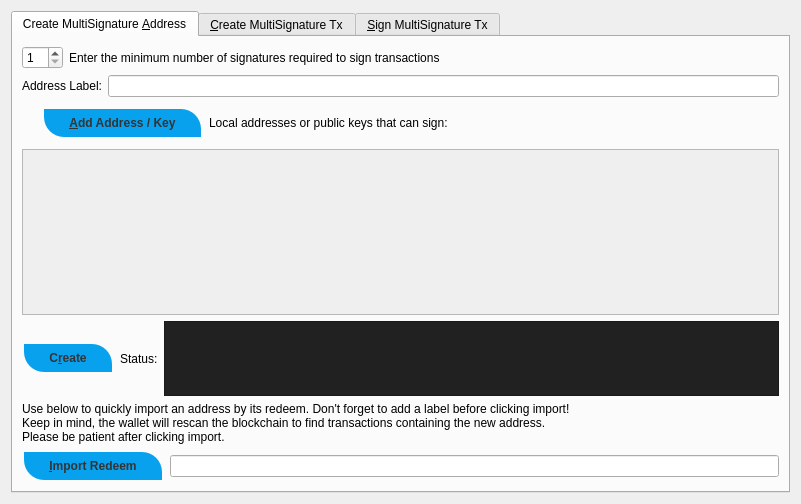
<?xml version="1.0" encoding="UTF-8"?>
<ui version="4.0">
 <class>MultisigDialog</class>
 <widget class="QDialog" name="MultisigDialog">
  <property name="geometry">
   <rect>
    <x>0</x>
    <y>0</y>
    <width>801</width>
    <height>504</height>
   </rect>
  </property>
  <property name="sizePolicy">
   <sizepolicy hsizetype="Fixed" vsizetype="Fixed">
    <horstretch>0</horstretch>
    <verstretch>0</verstretch>
   </sizepolicy>
  </property>
  <property name="windowTitle">
   <string>Multisignature Address Interactions</string>
  </property>
  <layout class="QVBoxLayout" name="verticalLayout_8">
   <item>
    <widget class="QTabWidget" name="multisigTabWidget">
     <property name="styleSheet">
      <string notr="true">QScrollArea{border: 1px solid #5b4c7c;}
QFrame{background-color:#f2f0f0;}
QLabel{background-color:#ffffff;}
QFrame &gt; QLabel{background-color:#f2f0f0;}</string>
     </property>
     <property name="tabShape">
      <enum>QTabWidget::Rounded</enum>
     </property>
     <property name="currentIndex">
      <number>0</number>
     </property>
     <property name="elideMode">
      <enum>Qt::ElideNone</enum>
     </property>
     <property name="documentMode">
      <bool>false</bool>
     </property>
     <property name="tabsClosable">
      <bool>false</bool>
     </property>
     <property name="tabBarAutoHide">
      <bool>false</bool>
     </property>
     <widget class="QWidget" name="addMultisigTab">
      <property name="sizePolicy">
       <sizepolicy hsizetype="Minimum" vsizetype="Minimum">
        <horstretch>0</horstretch>
        <verstretch>0</verstretch>
       </sizepolicy>
      </property>
      <attribute name="title">
       <string>Create MultiSignature &amp;Address</string>
      </attribute>
      <layout class="QVBoxLayout" name="verticalLayout">
       <item>
        <layout class="QHBoxLayout" name="enterMLayout">
         <item>
          <widget class="QSpinBox" name="enterMSpinbox">
           <property name="sizePolicy">
            <sizepolicy hsizetype="Fixed" vsizetype="Fixed">
             <horstretch>0</horstretch>
             <verstretch>0</verstretch>
            </sizepolicy>
           </property>
           <property name="toolTip">
            <string>How many people must sign to verify a transaction</string>
           </property>
           <property name="minimum">
            <number>1</number>
           </property>
           <property name="maximum">
            <number>16</number>
           </property>
           <property name="value">
            <number>1</number>
           </property>
          </widget>
         </item>
         <item>
          <widget class="QLabel" name="enterMLabel">
           <property name="styleSheet">
            <string notr="true">background:transparent;</string>
           </property>
           <property name="text">
            <string>Enter the minimum number of signatures required to sign transactions</string>
           </property>
          </widget>
         </item>
        </layout>
       </item>
       <item>
        <layout class="QHBoxLayout" name="addressLabelLayout">
         <item>
          <widget class="QLabel" name="addressLableLabel">
           <property name="styleSheet">
            <string notr="true">background:transparent;
</string>
           </property>
           <property name="text">
            <string>Address Label:</string>
           </property>
          </widget>
         </item>
         <item>
          <widget class="QLineEdit" name="multisigAddressLabel"/>
         </item>
        </layout>
       </item>
       <item>
        <layout class="QHBoxLayout" name="addAddressLayout">
         <item>
          <spacer name="verticalSpacer">
           <property name="orientation">
            <enum>Qt::Vertical</enum>
           </property>
           <property name="sizeType">
            <enum>QSizePolicy::Minimum</enum>
           </property>
           <property name="sizeHint" stdset="0">
            <size>
             <width>20</width>
             <height>40</height>
            </size>
           </property>
          </spacer>
         </item>
         <item>
          <widget class="QPushButton" name="addAddressButton">
           <property name="toolTip">
            <string>Add another address that could sign to verify a transaction from the multisig address.</string>
           </property>
           <property name="styleSheet">
            <string notr="true"> .QPushButton {
  background-color: #07a1ee;
	border: 0;
	color:#333;
	font-size:12px;
	font-weight:bold;
	padding-left:25px;
	padding-right:25px;
	padding-top:1px;
	padding-bottom:1px;
	height: 26px;
	margin: 2px;
	border-top-right-radius: 20px;
	border-bottom-left-radius: 20px;
}


 .QPushButton:hover {
background-color: #078bbc;
}

 .QPushButton:pressed{
background-color: #09D9B7;
	border:1px solid #333333;
}
</string>
           </property>
           <property name="text">
            <string>&amp;Add Address / Key</string>
           </property>
           <property name="icon">
            <iconset resource="../insurance.qrc">
             <normaloff>:/icons/add</normaloff>:/icons/add</iconset>
           </property>
           <property name="autoDefault">
            <bool>false</bool>
           </property>
          </widget>
         </item>
         <item>
          <widget class="QLabel" name="addAddressLabel">
           <property name="sizePolicy">
            <sizepolicy hsizetype="Preferred" vsizetype="Fixed">
             <horstretch>0</horstretch>
             <verstretch>0</verstretch>
            </sizepolicy>
           </property>
           <property name="styleSheet">
            <string notr="true">background:transparent;</string>
           </property>
           <property name="text">
            <string>Local addresses or public keys that can sign:</string>
           </property>
          </widget>
         </item>
         <item>
          <spacer name="addAddressSpacer_2">
           <property name="orientation">
            <enum>Qt::Horizontal</enum>
           </property>
           <property name="sizeHint" stdset="0">
            <size>
             <width>40</width>
             <height>10</height>
            </size>
           </property>
          </spacer>
         </item>
        </layout>
       </item>
       <item>
        <widget class="QScrollArea" name="addAddressScrollArea">
         <property name="sizePolicy">
          <sizepolicy hsizetype="Preferred" vsizetype="Expanding">
           <horstretch>0</horstretch>
           <verstretch>0</verstretch>
          </sizepolicy>
         </property>
         <property name="widgetResizable">
          <bool>true</bool>
         </property>
         <widget class="QWidget" name="addAddressWidget">
          <property name="geometry">
           <rect>
            <x>0</x>
            <y>0</y>
            <width>759</width>
            <height>155</height>
           </rect>
          </property>
          <layout class="QVBoxLayout" name="verticalLayout_5">
           <item>
            <layout class="QVBoxLayout" name="addressList"/>
           </item>
          </layout>
         </widget>
        </widget>
       </item>
       <item>
        <layout class="QHBoxLayout" name="addMultisigLayout">
         <item>
          <widget class="QPushButton" name="addMultisigButton">
           <property name="sizePolicy">
            <sizepolicy hsizetype="Preferred" vsizetype="Fixed">
             <horstretch>0</horstretch>
             <verstretch>0</verstretch>
            </sizepolicy>
           </property>
           <property name="toolTip">
            <string>Create a new multisig address</string>
           </property>
           <property name="toolTipDuration">
            <number>-3</number>
           </property>
           <property name="styleSheet">
            <string notr="true"> .QPushButton {
  background-color: #07a1ee;
	border: 0;
	color:#333;
	font-size:12px;
	font-weight:bold;
	padding-left:25px;
	padding-right:25px;
	padding-top:1px;
	padding-bottom:1px;
	height: 26px;
	margin: 2px;
	border-top-right-radius: 20px;
	border-bottom-left-radius: 20px;
}


 .QPushButton:hover {
background-color: #078bbc;
}

 .QPushButton:pressed{
background-color: #09D9B7;
	border:1px solid #333333;
}
</string>
           </property>
           <property name="text">
            <string>C&amp;reate</string>
           </property>
           <property name="icon">
            <iconset resource="../insurance.qrc">
             <normaloff>:/icons/filesave</normaloff>:/icons/filesave</iconset>
           </property>
           <property name="autoDefault">
            <bool>false</bool>
           </property>
          </widget>
         </item>
         <item>
          <widget class="QLabel" name="label">
           <property name="styleSheet">
            <string notr="true">background:transparent;</string>
           </property>
           <property name="text">
            <string>Status:</string>
           </property>
          </widget>
         </item>
         <item>
          <widget class="QTextEdit" name="addMultisigStatus">
           <property name="sizePolicy">
            <sizepolicy hsizetype="Expanding" vsizetype="Fixed">
             <horstretch>0</horstretch>
             <verstretch>0</verstretch>
            </sizepolicy>
           </property>
           <property name="maximumSize">
            <size>
             <width>16777215</width>
             <height>75</height>
            </size>
           </property>
           <property name="styleSheet">
            <string notr="true">	background-color: #212121;</string>
           </property>
           <property name="readOnly">
            <bool>true</bool>
           </property>
           <property name="textInteractionFlags">
            <set>Qt::TextSelectableByKeyboard|Qt::TextSelectableByMouse</set>
           </property>
          </widget>
         </item>
        </layout>
       </item>
       <item>
        <widget class="QLabel" name="label_2">
         <property name="sizePolicy">
          <sizepolicy hsizetype="Preferred" vsizetype="Preferred">
           <horstretch>0</horstretch>
           <verstretch>0</verstretch>
          </sizepolicy>
         </property>
         <property name="styleSheet">
          <string notr="true">background:transparent;</string>
         </property>
         <property name="text">
          <string>Use below to quickly import an address by its redeem. Don't forget to add a label before clicking import!
Keep in mind, the wallet will rescan the blockchain to find transactions containing the new address.
Please be patient after clicking import.</string>
         </property>
         <property name="scaledContents">
          <bool>false</bool>
         </property>
         <property name="wordWrap">
          <bool>true</bool>
         </property>
        </widget>
       </item>
       <item>
        <layout class="QHBoxLayout" name="importLayout">
         <item>
          <widget class="QPushButton" name="importAddressButton">
           <property name="sizePolicy">
            <sizepolicy hsizetype="Fixed" vsizetype="Fixed">
             <horstretch>0</horstretch>
             <verstretch>0</verstretch>
            </sizepolicy>
           </property>
           <property name="styleSheet">
            <string notr="true"> .QPushButton {
  background-color: #07a1ee;
	border: 0;
	color:#333;
	font-size:12px;
	font-weight:bold;
	padding-left:25px;
	padding-right:25px;
	padding-top:1px;
	padding-bottom:1px;
	height: 26px;
	margin: 2px;
	border-top-right-radius: 20px;
	border-bottom-left-radius: 20px;
}


 .QPushButton:hover {
background-color: #078bbc;
}

 .QPushButton:pressed{
background-color: #09D9B7;
	border:1px solid #333333;
}
</string>
           </property>
           <property name="text">
            <string>&amp;Import Redeem</string>
           </property>
           <property name="icon">
            <iconset resource="../insurance.qrc">
             <normaloff>:/icons/receiving_addresses</normaloff>:/icons/receiving_addresses</iconset>
           </property>
          </widget>
         </item>
         <item>
          <widget class="QLineEdit" name="importRedeem">
           <property name="sizePolicy">
            <sizepolicy hsizetype="Preferred" vsizetype="Fixed">
             <horstretch>0</horstretch>
             <verstretch>0</verstretch>
            </sizepolicy>
           </property>
          </widget>
         </item>
        </layout>
       </item>
      </layout>
     </widget>
     <widget class="QWidget" name="createTransactionTab">
      <attribute name="title">
       <string>&amp;Create MultiSignature Tx</string>
      </attribute>
      <layout class="QVBoxLayout" name="verticalLayout_3">
       <item>
        <layout class="QHBoxLayout" name="horizontalLayout_2">
         <item>
          <layout class="QVBoxLayout" name="createTxLayout">
           <item>
            <layout class="QHBoxLayout" name="addTxInputLayout">
             <item>
              <widget class="QLabel" name="addTxInputLabel">
               <property name="sizePolicy">
                <sizepolicy hsizetype="Fixed" vsizetype="Preferred">
                 <horstretch>0</horstretch>
                 <verstretch>0</verstretch>
                </sizepolicy>
               </property>
               <property name="styleSheet">
                <string notr="true">background:transparent;
</string>
               </property>
               <property name="text">
                <string>Inputs:</string>
               </property>
              </widget>
             </item>
             <item>
              <widget class="QPushButton" name="pushButtonCoinControl">
               <property name="sizePolicy">
                <sizepolicy hsizetype="Preferred" vsizetype="Fixed">
                 <horstretch>0</horstretch>
                 <verstretch>0</verstretch>
                </sizepolicy>
               </property>
               <property name="styleSheet">
                <string notr="true"> .QPushButton {
  background-color: #07a1ee;
	border: 0;
	color:#333;
	font-size:12px;
	font-weight:bold;
	padding-left:25px;
	padding-right:25px;
	padding-top:1px;
	padding-bottom:1px;
	height: 26px;
	margin: 2px;
	border-top-right-radius: 20px;
	border-bottom-left-radius: 20px;
}


 .QPushButton:hover {
background-color: #078bbc;
}

 .QPushButton:pressed{
background-color: #09D9B7;
	border:1px solid #333333;
}
</string>
               </property>
               <property name="text">
                <string>Coin Control</string>
               </property>
              </widget>
             </item>
             <item>
              <layout class="QFormLayout" name="formLayout_2">
               <property name="rightMargin">
                <number>10</number>
               </property>
               <item row="0" column="0">
                <widget class="QLabel" name="labelQuantity">
                 <property name="styleSheet">
                  <string notr="true">background:transparent;
</string>
                 </property>
                 <property name="text">
                  <string>Quantity Selected:</string>
                 </property>
                </widget>
               </item>
               <item row="0" column="1">
                <widget class="QLabel" name="labelQuantity_int">
                 <property name="styleSheet">
                  <string notr="true">background:transparent;
</string>
                 </property>
                 <property name="text">
                  <string>0</string>
                 </property>
                </widget>
               </item>
               <item row="1" column="0">
                <widget class="QLabel" name="labelAmount">
                 <property name="styleSheet">
                  <string notr="true">background:transparent;
</string>
                 </property>
                 <property name="text">
                  <string>Amount:</string>
                 </property>
                </widget>
               </item>
               <item row="1" column="1">
                <widget class="QLabel" name="labelAmount_int">
                 <property name="styleSheet">
                  <string notr="true">background:transparent;
</string>
                 </property>
                 <property name="text">
                  <string>0</string>
                 </property>
                </widget>
               </item>
              </layout>
             </item>
             <item>
              <widget class="QPushButton" name="addInputButton">
               <property name="sizePolicy">
                <sizepolicy hsizetype="Preferred" vsizetype="Fixed">
                 <horstretch>0</horstretch>
                 <verstretch>0</verstretch>
                </sizepolicy>
               </property>
               <property name="toolTip">
                <string>Add an input to fund the outputs</string>
               </property>
               <property name="styleSheet">
                <string notr="true"> .QPushButton {
  background-color: #07a1ee;
	border: 0;
	color:#333;
	font-size:12px;
	font-weight:bold;
	padding-left:25px;
	padding-right:25px;
	padding-top:1px;
	padding-bottom:1px;
	height: 26px;
	margin: 2px;
	border-top-right-radius: 20px;
	border-bottom-left-radius: 20px;
}


 .QPushButton:hover {
background-color: #078bbc;
}

 .QPushButton:pressed{
background-color: #09D9B7;
	border:1px solid #333333;
}
</string>
               </property>
               <property name="text">
                <string>Add a Raw Input</string>
               </property>
               <property name="icon">
                <iconset resource="../insurance.qrc">
                 <normaloff>:/css/default</normaloff>:/css/default</iconset>
               </property>
              </widget>
             </item>
            </layout>
           </item>
           <item>
            <widget class="QScrollArea" name="txInputsScrollArea">
             <property name="sizePolicy">
              <sizepolicy hsizetype="Preferred" vsizetype="Expanding">
               <horstretch>0</horstretch>
               <verstretch>0</verstretch>
              </sizepolicy>
             </property>
             <property name="widgetResizable">
              <bool>true</bool>
             </property>
             <widget class="QWidget" name="txInputsWidget">
              <property name="geometry">
               <rect>
                <x>0</x>
                <y>0</y>
                <width>747</width>
                <height>70</height>
               </rect>
              </property>
              <layout class="QVBoxLayout" name="verticalLayout_7">
               <item>
                <layout class="QVBoxLayout" name="inputsList"/>
               </item>
               <item>
                <spacer name="txInputsSpacer">
                 <property name="orientation">
                  <enum>Qt::Vertical</enum>
                 </property>
                 <property name="sizeHint" stdset="0">
                  <size>
                   <width>20</width>
                   <height>40</height>
                  </size>
                 </property>
                </spacer>
               </item>
              </layout>
             </widget>
            </widget>
           </item>
           <item>
            <layout class="QHBoxLayout" name="addDestinationLayout">
             <item>
              <widget class="QLabel" name="addDestinationLabel">
               <property name="styleSheet">
                <string notr="true">background:transparent;
</string>
               </property>
               <property name="text">
                <string>Address / Amount:</string>
               </property>
              </widget>
             </item>
             <item>
              <widget class="QPushButton" name="addDestinationButton">
               <property name="sizePolicy">
                <sizepolicy hsizetype="Fixed" vsizetype="Fixed">
                 <horstretch>0</horstretch>
                 <verstretch>0</verstretch>
                </sizepolicy>
               </property>
               <property name="toolTip">
                <string>Add destinations to send SEC to</string>
               </property>
               <property name="styleSheet">
                <string notr="true"> .QPushButton {
  background-color: #07a1ee;
	border: 0;
	color:#333;
	font-size:12px;
	font-weight:bold;
	padding-left:25px;
	padding-right:25px;
	padding-top:1px;
	padding-bottom:1px;
	height: 26px;
	margin: 2px;
	border-top-right-radius: 20px;
	border-bottom-left-radius: 20px;
}


 .QPushButton:hover {
background-color: #078bbc;
}

 .QPushButton:pressed{
background-color: #09D9B7;
	border:1px solid #333333;
}
</string>
               </property>
               <property name="text">
                <string>Add &amp;Destination</string>
               </property>
               <property name="icon">
                <iconset resource="../insurance.qrc">
                 <normaloff>:/icons/add</normaloff>:/icons/add</iconset>
               </property>
              </widget>
             </item>
             <item>
              <spacer name="addDestinationHorizontalSpacer">
               <property name="orientation">
                <enum>Qt::Horizontal</enum>
               </property>
               <property name="sizeHint" stdset="0">
                <size>
                 <width>40</width>
                 <height>20</height>
                </size>
               </property>
              </spacer>
             </item>
            </layout>
           </item>
           <item>
            <widget class="QScrollArea" name="destionationsScrollArea">
             <property name="sizePolicy">
              <sizepolicy hsizetype="Expanding" vsizetype="Expanding">
               <horstretch>0</horstretch>
               <verstretch>0</verstretch>
              </sizepolicy>
             </property>
             <property name="widgetResizable">
              <bool>true</bool>
             </property>
             <widget class="QWidget" name="destinationsScrollAreaContents">
              <property name="geometry">
               <rect>
                <x>0</x>
                <y>0</y>
                <width>747</width>
                <height>69</height>
               </rect>
              </property>
              <layout class="QVBoxLayout" name="verticalLayout_11">
               <item>
                <layout class="QVBoxLayout" name="destinationsList"/>
               </item>
               <item>
                <spacer name="destinationsSpacer">
                 <property name="orientation">
                  <enum>Qt::Vertical</enum>
                 </property>
                 <property name="sizeHint" stdset="0">
                  <size>
                   <width>20</width>
                   <height>20</height>
                  </size>
                 </property>
                </spacer>
               </item>
              </layout>
             </widget>
            </widget>
           </item>
           <item>
            <layout class="QHBoxLayout" name="horizontalLayout_4">
             <item>
              <widget class="QPushButton" name="createButton">
               <property name="sizePolicy">
                <sizepolicy hsizetype="Fixed" vsizetype="Fixed">
                 <horstretch>0</horstretch>
                 <verstretch>0</verstretch>
                </sizepolicy>
               </property>
               <property name="minimumSize">
                <size>
                 <width>150</width>
                 <height>0</height>
                </size>
               </property>
               <property name="toolTip">
                <string>Create a transaction object using the given inputs to the given outputs</string>
               </property>
               <property name="styleSheet">
                <string notr="true"> .QPushButton {
  background-color: #07a1ee;
	border: 0;
	color:#333;
	font-size:12px;
	font-weight:bold;
	padding-left:25px;
	padding-right:25px;
	padding-top:1px;
	padding-bottom:1px;
	height: 26px;
	margin: 2px;
	border-top-right-radius: 20px;
	border-bottom-left-radius: 20px;
}


 .QPushButton:hover {
background-color: #078bbc;
}

 .QPushButton:pressed{
background-color: #09D9B7;
	border:1px solid #333333;
}
</string>
               </property>
               <property name="text">
                <string>Cr&amp;eate</string>
               </property>
               <property name="icon">
                <iconset resource="../insurance.qrc">
                 <normaloff>:/icons/export</normaloff>:/icons/export</iconset>
               </property>
               <property name="autoDefault">
                <bool>false</bool>
               </property>
               <property name="default">
                <bool>true</bool>
               </property>
              </widget>
             </item>
             <item>
              <widget class="QLabel" name="createButtonLabel">
               <property name="sizePolicy">
                <sizepolicy hsizetype="Fixed" vsizetype="Preferred">
                 <horstretch>0</horstretch>
                 <verstretch>0</verstretch>
                </sizepolicy>
               </property>
               <property name="styleSheet">
                <string notr="true">background:transparent;
</string>
               </property>
               <property name="text">
                <string>Status:</string>
               </property>
               <property name="alignment">
                <set>Qt::AlignRight|Qt::AlignTrailing|Qt::AlignVCenter</set>
               </property>
              </widget>
             </item>
             <item>
              <widget class="QTextEdit" name="createButtonStatus">
               <property name="sizePolicy">
                <sizepolicy hsizetype="Expanding" vsizetype="Minimum">
                 <horstretch>0</horstretch>
                 <verstretch>0</verstretch>
                </sizepolicy>
               </property>
               <property name="maximumSize">
                <size>
                 <width>16777215</width>
                 <height>16777215</height>
                </size>
               </property>
               <property name="styleSheet">
                <string notr="true">background:rgba(129, 129, 129,0.5);</string>
               </property>
               <property name="readOnly">
                <bool>true</bool>
               </property>
               <property name="html">
                <string>&lt;!DOCTYPE HTML PUBLIC &quot;-//W3C//DTD HTML 4.0//EN&quot; &quot;http://www.w3.org/TR/REC-html40/strict.dtd&quot;&gt;
&lt;html&gt;&lt;head&gt;&lt;meta name=&quot;qrichtext&quot; content=&quot;1&quot; /&gt;&lt;style type=&quot;text/css&quot;&gt;
p, li { white-space: pre-wrap; }
&lt;/style&gt;&lt;/head&gt;&lt;body style=&quot; font-family:'Sans Serif'; font-size:9pt; font-weight:400; font-style:normal;&quot;&gt;
&lt;p style=&quot;-qt-paragraph-type:empty; margin-top:0px; margin-bottom:0px; margin-left:0px; margin-right:0px; -qt-block-indent:0; text-indent:0px; font-family:'Noto Sans';&quot;&gt;&lt;br /&gt;&lt;/p&gt;&lt;/body&gt;&lt;/html&gt;</string>
               </property>
              </widget>
             </item>
            </layout>
           </item>
          </layout>
         </item>
         <item>
          <layout class="QHBoxLayout" name="horizontalLayout_3"/>
         </item>
        </layout>
       </item>
      </layout>
     </widget>
     <widget class="QWidget" name="signMultisigTransaction">
      <property name="styleSheet">
       <string notr="true">txScrollArea:{
	border: 1px solid #5b4c7c;
}
keyScrollArea:{
	border: 1px solid #5b4c7c;
}
txScrollArea:{
	border: 1px solid #5b4c7c;
}</string>
      </property>
      <attribute name="title">
       <string>&amp;Sign MultiSignature Tx</string>
      </attribute>
      <layout class="QVBoxLayout" name="verticalLayout_4">
       <item>
        <layout class="QHBoxLayout" name="transactionHexLayout">
         <item>
          <widget class="QLabel" name="transactionHexLabel">
           <property name="styleSheet">
            <string notr="true">background:transparent;
</string>
           </property>
           <property name="text">
            <string>Transaction Hex:</string>
           </property>
          </widget>
         </item>
         <item>
          <widget class="QLineEdit" name="transactionHex">
           <property name="toolTip">
            <string/>
           </property>
          </widget>
         </item>
        </layout>
       </item>
       <item>
        <layout class="QHBoxLayout" name="horizontalLayout">
         <item>
          <layout class="QVBoxLayout" name="verticalLayout_2">
           <item>
            <layout class="QHBoxLayout" name="horizontalLayout_7">
             <item>
              <widget class="QPushButton" name="signButton">
               <property name="sizePolicy">
                <sizepolicy hsizetype="Preferred" vsizetype="Fixed">
                 <horstretch>0</horstretch>
                 <verstretch>0</verstretch>
                </sizepolicy>
               </property>
               <property name="minimumSize">
                <size>
                 <width>150</width>
                 <height>0</height>
                </size>
               </property>
               <property name="toolTip">
                <string>Sign the transaction from this wallet or from provided private keys</string>
               </property>
               <property name="styleSheet">
                <string notr="true"> .QPushButton {
  background-color: #07a1ee;
	border: 0;
	color:#333;
	font-size:12px;
	font-weight:bold;
	padding-left:25px;
	padding-right:25px;
	padding-top:1px;
	padding-bottom:1px;
	height: 26px;
	margin: 2px;
	border-top-right-radius: 20px;
	border-bottom-left-radius: 20px;
}


 .QPushButton:hover {
background-color: #078bbc;
}

 .QPushButton:pressed{
background-color: #09D9B7;
	border:1px solid #333333;
}
</string>
               </property>
               <property name="text">
                <string>S&amp;ign</string>
               </property>
               <property name="icon">
                <iconset resource="../insurance.qrc">
                 <normaloff>:/icons/edit</normaloff>:/icons/edit</iconset>
               </property>
               <property name="autoDefault">
                <bool>false</bool>
               </property>
               <property name="default">
                <bool>true</bool>
               </property>
              </widget>
             </item>
             <item>
              <widget class="QPushButton" name="commitButton">
               <property name="enabled">
                <bool>false</bool>
               </property>
               <property name="sizePolicy">
                <sizepolicy hsizetype="Preferred" vsizetype="Fixed">
                 <horstretch>0</horstretch>
                 <verstretch>0</verstretch>
                </sizepolicy>
               </property>
               <property name="toolTip">
                <string>&lt;html&gt;&lt;head/&gt;&lt;body&gt;&lt;p&gt;DISABLED until transaction has been signed enough times.&lt;/p&gt;&lt;/body&gt;&lt;/html&gt;</string>
               </property>
               <property name="autoFillBackground">
                <bool>false</bool>
               </property>
               <property name="styleSheet">
                <string notr="true"> .QPushButton {
  background-color: #07a1ee;
	border: 0;
	color:#333;
	font-size:12px;
	font-weight:bold;
	padding-left:25px;
	padding-right:25px;
	padding-top:1px;
	padding-bottom:1px;
	height: 26px;
	margin: 2px;
	border-top-right-radius: 20px;
	border-bottom-left-radius: 20px;
}


 .QPushButton:hover {
background-color: #078bbc;
}

 .QPushButton:pressed{
background-color: #09D9B7;
	border:1px solid #333333;
}
</string>
               </property>
               <property name="text">
                <string>Co&amp;mmit</string>
               </property>
               <property name="icon">
                <iconset resource="../insurance.qrc">
                 <normaloff>:/icons/send</normaloff>:/icons/send</iconset>
               </property>
               <property name="autoDefault">
                <bool>true</bool>
               </property>
              </widget>
             </item>
             <item>
              <layout class="QHBoxLayout" name="addPrivKeyLayout">
               <item>
                <widget class="QPushButton" name="addPrivKeyButton">
                 <property name="sizePolicy">
                  <sizepolicy hsizetype="Fixed" vsizetype="Fixed">
                   <horstretch>0</horstretch>
                   <verstretch>0</verstretch>
                  </sizepolicy>
                 </property>
                 <property name="toolTip">
                  <string>Add private keys to sign the transaction with</string>
                 </property>
                 <property name="styleSheet">
                  <string notr="true"> .QPushButton {
  background-color: #07a1ee;
	border: 0;
	color:#333;
	font-size:12px;
	font-weight:bold;
	padding-left:25px;
	padding-right:25px;
	padding-top:1px;
	padding-bottom:1px;
	height: 26px;
	margin: 2px;
	border-top-right-radius: 20px;
	border-bottom-left-radius: 20px;
}


 .QPushButton:hover {
background-color: #078bbc;
}

 .QPushButton:pressed{
background-color: #09D9B7;
	border:1px solid #333333;
}
</string>
                 </property>
                 <property name="text">
                  <string>Add Private &amp;Key</string>
                 </property>
                 <property name="icon">
                  <iconset resource="../insurance.qrc">
                   <normaloff>:/icons/add</normaloff>:/icons/add</iconset>
                 </property>
                </widget>
               </item>
               <item>
                <widget class="QLabel" name="addPrivKeyLabel">
                 <property name="styleSheet">
                  <string notr="true">background:transparent;
</string>
                 </property>
                 <property name="text">
                  <string>Sign with only private keys (Not Recommened)</string>
                 </property>
                </widget>
               </item>
              </layout>
             </item>
            </layout>
           </item>
           <item>
            <layout class="QHBoxLayout" name="horizontalLayout_5">
             <item>
              <widget class="QLabel" name="signButtonStatusLabel">
               <property name="styleSheet">
                <string notr="true">background:transparent;
</string>
               </property>
               <property name="text">
                <string>Status:</string>
               </property>
              </widget>
             </item>
             <item>
              <widget class="QTextEdit" name="signButtonStatus">
               <property name="sizePolicy">
                <sizepolicy hsizetype="Expanding" vsizetype="Preferred">
                 <horstretch>0</horstretch>
                 <verstretch>0</verstretch>
                </sizepolicy>
               </property>
               <property name="maximumSize">
                <size>
                 <width>16777215</width>
                 <height>16777215</height>
                </size>
               </property>
               <property name="styleSheet">
                <string notr="true">	background-color: #212121;</string>
               </property>
               <property name="verticalScrollBarPolicy">
                <enum>Qt::ScrollBarAsNeeded</enum>
               </property>
               <property name="readOnly">
                <bool>true</bool>
               </property>
               <property name="textInteractionFlags">
                <set>Qt::TextSelectableByKeyboard|Qt::TextSelectableByMouse</set>
               </property>
              </widget>
             </item>
            </layout>
           </item>
           <item>
            <widget class="QScrollArea" name="keyScrollArea">
             <property name="sizePolicy">
              <sizepolicy hsizetype="Expanding" vsizetype="Expanding">
               <horstretch>0</horstretch>
               <verstretch>0</verstretch>
              </sizepolicy>
             </property>
             <property name="widgetResizable">
              <bool>true</bool>
             </property>
             <widget class="QWidget" name="keyScrollAreaContents">
              <property name="geometry">
               <rect>
                <x>0</x>
                <y>0</y>
                <width>755</width>
                <height>68</height>
               </rect>
              </property>
              <layout class="QVBoxLayout" name="verticalLayout_9">
               <item>
                <layout class="QVBoxLayout" name="keyList"/>
               </item>
               <item>
                <spacer name="keySpacer">
                 <property name="orientation">
                  <enum>Qt::Vertical</enum>
                 </property>
                 <property name="sizeHint" stdset="0">
                  <size>
                   <width>20</width>
                   <height>40</height>
                  </size>
                 </property>
                </spacer>
               </item>
              </layout>
             </widget>
            </widget>
           </item>
          </layout>
         </item>
        </layout>
       </item>
       <item>
        <spacer name="verticalSpacer_2">
         <property name="orientation">
          <enum>Qt::Vertical</enum>
         </property>
         <property name="sizeHint" stdset="0">
          <size>
           <width>20</width>
           <height>40</height>
          </size>
         </property>
        </spacer>
       </item>
      </layout>
     </widget>
    </widget>
   </item>
  </layout>
 </widget>
 <resources>
  <include location="../insurance.qrc"/>
 </resources>
 <connections/>
</ui>
